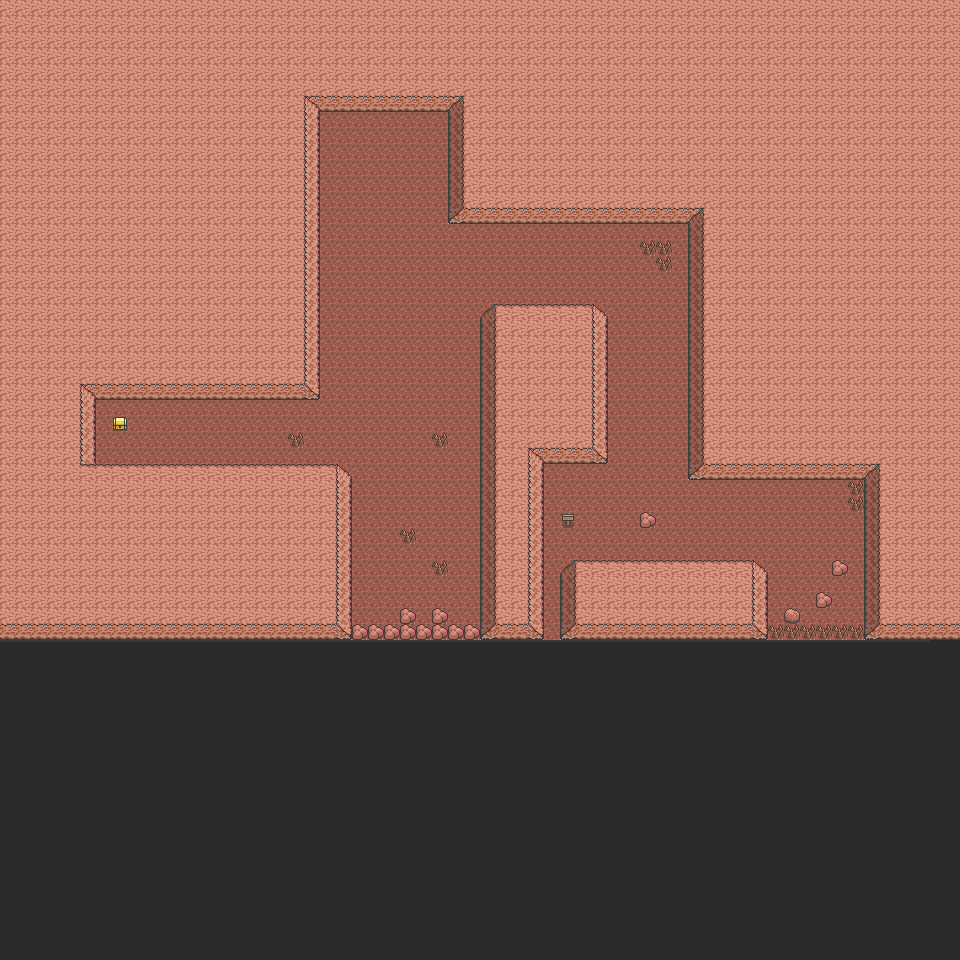

This game map was drawn from its Tiled (.tmx) file and the tilesets committed beside it. A one-line description and the trimmed map source follow:
An orthogonal 60x60 tile map with 16x16 px tiles, 1 tile layer (Tile Layer 1), 1 hidden layer not drawn.

<map version="1.10" tiledversion="1.11.2" orientation="orthogonal" renderorder="right-down" width="60" height="60" tilewidth="16" tileheight="16" infinite="0" nextlayerid="3" nextobjectid="1">
 <tileset firstgid="1" source="Tileset.tsx" />
 <layer id="1" name="Tile Layer 1" width="60" height="60" locked="1">
  <data>[3600 cells, 3600 non-empty, 20 distinct tile ids]</data>
 </layer>
 <layer id="2" name="collision" visible="0" width="60" height="60" locked="1">
  <data>[3600 cells, 1882 non-empty, 1 distinct tile ids]</data>
 </layer>
</map>
